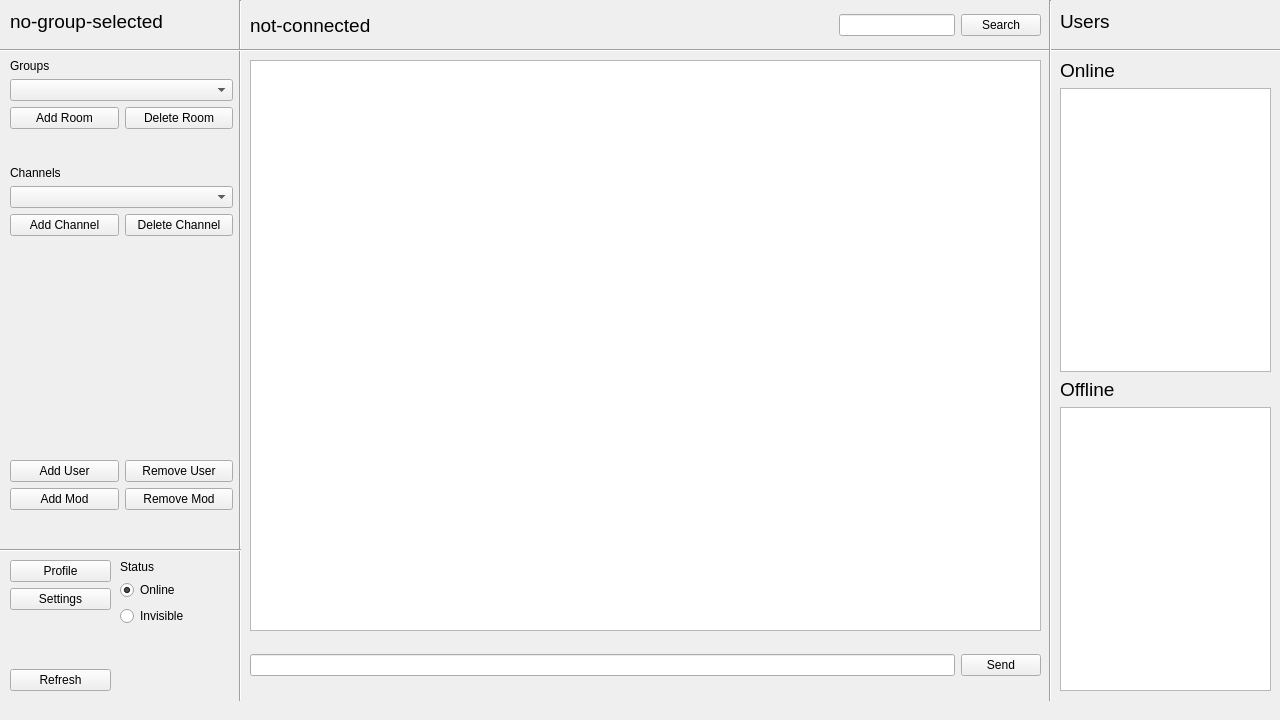
<?xml version="1.0" encoding="UTF-8"?>
<ui version="4.0">
 <class>MainWindow</class>
 <widget class="QMainWindow" name="MainWindow">
  <property name="geometry">
   <rect>
    <x>0</x>
    <y>0</y>
    <width>1280</width>
    <height>720</height>
   </rect>
  </property>
  <property name="windowTitle">
   <string>MainWindow</string>
  </property>
  <widget class="QWidget" name="centralwidget">
   <widget class="QStackedWidget" name="stackedWidget">
    <property name="geometry">
     <rect>
      <x>0</x>
      <y>0</y>
      <width>1280</width>
      <height>701</height>
     </rect>
    </property>
    <property name="currentIndex">
     <number>2</number>
    </property>
    <widget class="QWidget" name="LoginPage">
     <widget class="QLabel" name="label_8">
      <property name="geometry">
       <rect>
        <x>560</x>
        <y>150</y>
        <width>141</width>
        <height>61</height>
       </rect>
      </property>
      <property name="font">
       <font>
        <pointsize>20</pointsize>
        <weight>50</weight>
        <bold>false</bold>
       </font>
      </property>
      <property name="text">
       <string>&lt;html&gt;&lt;head/&gt;&lt;body&gt;&lt;p align=&quot;center&quot;&gt;&lt;span style=&quot; font-size:36pt; font-weight:600;&quot;&gt;Login&lt;/span&gt;&lt;/p&gt;&lt;/body&gt;&lt;/html&gt;</string>
      </property>
     </widget>
     <widget class="QWidget" name="verticalLayoutWidget_6">
      <property name="geometry">
       <rect>
        <x>480</x>
        <y>220</y>
        <width>301</width>
        <height>141</height>
       </rect>
      </property>
      <layout class="QVBoxLayout" name="verticalLayout_6">
       <item>
        <layout class="QFormLayout" name="formLayout_2">
         <item row="0" column="0">
          <widget class="QLabel" name="username">
           <property name="text">
            <string>Username</string>
           </property>
          </widget>
         </item>
         <item row="1" column="0">
          <widget class="QLabel" name="password">
           <property name="text">
            <string>Password</string>
           </property>
          </widget>
         </item>
         <item row="0" column="1">
          <widget class="QLineEdit" name="userEdit"/>
         </item>
         <item row="1" column="1">
          <widget class="QLineEdit" name="passEdit">
           <property name="inputMask">
            <string/>
           </property>
           <property name="echoMode">
            <enum>QLineEdit::Password</enum>
           </property>
          </widget>
         </item>
        </layout>
       </item>
       <item>
        <layout class="QHBoxLayout" name="horizontalLayout_5">
         <item>
          <widget class="QPushButton" name="loginButton">
           <property name="text">
            <string>Login</string>
           </property>
          </widget>
         </item>
         <item>
          <widget class="QPushButton" name="createAccButton">
           <property name="text">
            <string>Create Account</string>
           </property>
          </widget>
         </item>
        </layout>
       </item>
      </layout>
     </widget>
    </widget>
    <widget class="QWidget" name="SignupPage">
     <widget class="QLabel" name="label_9">
      <property name="geometry">
       <rect>
        <x>540</x>
        <y>150</y>
        <width>181</width>
        <height>61</height>
       </rect>
      </property>
      <property name="font">
       <font>
        <pointsize>20</pointsize>
        <weight>50</weight>
        <bold>false</bold>
       </font>
      </property>
      <property name="text">
       <string>&lt;html&gt;&lt;head/&gt;&lt;body&gt;&lt;p align=&quot;center&quot;&gt;&lt;span style=&quot; font-size:36pt; font-weight:600;&quot;&gt;Sign Up&lt;/span&gt;&lt;br/&gt;&lt;/p&gt;&lt;/body&gt;&lt;/html&gt;</string>
      </property>
     </widget>
     <widget class="QWidget" name="verticalLayoutWidget_7">
      <property name="geometry">
       <rect>
        <x>480</x>
        <y>220</y>
        <width>301</width>
        <height>141</height>
       </rect>
      </property>
      <layout class="QVBoxLayout" name="verticalLayout_7">
       <item>
        <layout class="QFormLayout" name="formLayout_3">
         <item row="0" column="0">
          <widget class="QLabel" name="signupUsername">
           <property name="text">
            <string>Username</string>
           </property>
          </widget>
         </item>
         <item row="1" column="0">
          <widget class="QLabel" name="signupPassword">
           <property name="text">
            <string>Password</string>
           </property>
          </widget>
         </item>
         <item row="0" column="1">
          <widget class="QLineEdit" name="signupUserEdit"/>
         </item>
         <item row="1" column="1">
          <widget class="QLineEdit" name="signupPassEdit">
           <property name="echoMode">
            <enum>QLineEdit::Password</enum>
           </property>
          </widget>
         </item>
        </layout>
       </item>
       <item>
        <layout class="QHBoxLayout" name="horizontalLayout_6">
         <item>
          <widget class="QPushButton" name="signupButton">
           <property name="text">
            <string>Sign Up</string>
           </property>
          </widget>
         </item>
         <item>
          <widget class="QPushButton" name="signupBackButton">
           <property name="text">
            <string>Back</string>
           </property>
          </widget>
         </item>
        </layout>
       </item>
      </layout>
     </widget>
    </widget>
    <widget class="QWidget" name="MessagingPage">
     <widget class="QWidget" name="horizontalLayoutWidget_2">
      <property name="geometry">
       <rect>
        <x>250</x>
        <y>640</y>
        <width>791</width>
        <height>51</height>
       </rect>
      </property>
      <layout class="QHBoxLayout" name="horizontalLayout_2">
       <item>
        <widget class="QLineEdit" name="sendInput"/>
       </item>
       <item>
        <widget class="QPushButton" name="sendButton">
         <property name="text">
          <string>Send</string>
         </property>
         <property name="autoDefault">
          <bool>false</bool>
         </property>
         <property name="default">
          <bool>false</bool>
         </property>
         <property name="flat">
          <bool>false</bool>
         </property>
        </widget>
       </item>
      </layout>
     </widget>
     <widget class="QWidget" name="verticalLayoutWidget_3">
      <property name="geometry">
       <rect>
        <x>10</x>
        <y>560</y>
        <width>101</width>
        <height>131</height>
       </rect>
      </property>
      <layout class="QVBoxLayout" name="verticalLayout_3">
       <item>
        <widget class="QPushButton" name="profileButton">
         <property name="text">
          <string>Profile</string>
         </property>
        </widget>
       </item>
       <item>
        <widget class="QPushButton" name="settingsButton">
         <property name="text">
          <string>Settings</string>
         </property>
        </widget>
       </item>
       <item>
        <spacer name="verticalSpacer_3">
         <property name="orientation">
          <enum>Qt::Vertical</enum>
         </property>
         <property name="sizeHint" stdset="0">
          <size>
           <width>20</width>
           <height>40</height>
          </size>
         </property>
        </spacer>
       </item>
       <item>
        <widget class="QPushButton" name="refreshButton">
         <property name="text">
          <string>Refresh</string>
         </property>
        </widget>
       </item>
      </layout>
     </widget>
     <widget class="Line" name="line">
      <property name="geometry">
       <rect>
        <x>230</x>
        <y>0</y>
        <width>21</width>
        <height>701</height>
       </rect>
      </property>
      <property name="orientation">
       <enum>Qt::Vertical</enum>
      </property>
     </widget>
     <widget class="QWidget" name="verticalLayoutWidget_2">
      <property name="geometry">
       <rect>
        <x>10</x>
        <y>10</y>
        <width>223</width>
        <height>531</height>
       </rect>
      </property>
      <layout class="QVBoxLayout" name="verticalLayout_2">
       <item>
        <widget class="QLabel" name="roomLabel">
         <property name="font">
          <font>
           <pointsize>14</pointsize>
          </font>
         </property>
         <property name="text">
          <string>no-group-selected</string>
         </property>
        </widget>
       </item>
       <item>
        <spacer name="horizontalSpacer_6">
         <property name="orientation">
          <enum>Qt::Horizontal</enum>
         </property>
         <property name="sizeHint" stdset="0">
          <size>
           <width>40</width>
           <height>20</height>
          </size>
         </property>
        </spacer>
       </item>
       <item>
        <widget class="QLabel" name="channelLabel_3">
         <property name="text">
          <string>Groups</string>
         </property>
        </widget>
       </item>
       <item>
        <widget class="QComboBox" name="roomDropDown"/>
       </item>
       <item>
        <layout class="QHBoxLayout" name="horizontalLayout_8">
         <item>
          <widget class="QPushButton" name="addRoomButton">
           <property name="text">
            <string>Add Room</string>
           </property>
          </widget>
         </item>
         <item>
          <widget class="QPushButton" name="deleteRoomButton">
           <property name="text">
            <string>Delete Room</string>
           </property>
          </widget>
         </item>
        </layout>
       </item>
       <item>
        <spacer name="verticalSpacer_11">
         <property name="orientation">
          <enum>Qt::Vertical</enum>
         </property>
         <property name="sizeHint" stdset="0">
          <size>
           <width>20</width>
           <height>40</height>
          </size>
         </property>
        </spacer>
       </item>
       <item>
        <widget class="QLabel" name="channelLabel_2">
         <property name="text">
          <string>Channels</string>
         </property>
        </widget>
       </item>
       <item>
        <widget class="QComboBox" name="channelDropDown"/>
       </item>
       <item>
        <layout class="QHBoxLayout" name="horizontalLayout_7">
         <item>
          <widget class="QPushButton" name="addChannelButton">
           <property name="text">
            <string>Add Channel</string>
           </property>
          </widget>
         </item>
         <item>
          <widget class="QPushButton" name="deleteChannelButton">
           <property name="text">
            <string>Delete Channel</string>
           </property>
          </widget>
         </item>
        </layout>
       </item>
       <item>
        <spacer name="verticalSpacer_10">
         <property name="orientation">
          <enum>Qt::Vertical</enum>
         </property>
         <property name="sizeHint" stdset="0">
          <size>
           <width>20</width>
           <height>40</height>
          </size>
         </property>
        </spacer>
       </item>
       <item>
        <spacer name="verticalSpacer_9">
         <property name="orientation">
          <enum>Qt::Vertical</enum>
         </property>
         <property name="sizeHint" stdset="0">
          <size>
           <width>20</width>
           <height>40</height>
          </size>
         </property>
        </spacer>
       </item>
       <item>
        <spacer name="verticalSpacer_8">
         <property name="orientation">
          <enum>Qt::Vertical</enum>
         </property>
         <property name="sizeHint" stdset="0">
          <size>
           <width>20</width>
           <height>40</height>
          </size>
         </property>
        </spacer>
       </item>
       <item>
        <spacer name="verticalSpacer_7">
         <property name="orientation">
          <enum>Qt::Vertical</enum>
         </property>
         <property name="sizeHint" stdset="0">
          <size>
           <width>20</width>
           <height>40</height>
          </size>
         </property>
        </spacer>
       </item>
       <item>
        <spacer name="verticalSpacer_6">
         <property name="orientation">
          <enum>Qt::Vertical</enum>
         </property>
         <property name="sizeHint" stdset="0">
          <size>
           <width>20</width>
           <height>40</height>
          </size>
         </property>
        </spacer>
       </item>
       <item>
        <spacer name="verticalSpacer_5">
         <property name="orientation">
          <enum>Qt::Vertical</enum>
         </property>
         <property name="sizeHint" stdset="0">
          <size>
           <width>20</width>
           <height>40</height>
          </size>
         </property>
        </spacer>
       </item>
       <item>
        <spacer name="verticalSpacer_4">
         <property name="orientation">
          <enum>Qt::Vertical</enum>
         </property>
         <property name="sizeHint" stdset="0">
          <size>
           <width>20</width>
           <height>40</height>
          </size>
         </property>
        </spacer>
       </item>
       <item>
        <layout class="QHBoxLayout" name="horizontalLayout_9">
         <item>
          <widget class="QPushButton" name="addUserButton">
           <property name="text">
            <string>Add User</string>
           </property>
          </widget>
         </item>
         <item>
          <widget class="QPushButton" name="removeUserButton">
           <property name="text">
            <string>Remove User</string>
           </property>
          </widget>
         </item>
        </layout>
       </item>
       <item>
        <layout class="QHBoxLayout" name="horizontalLayout_11">
         <item>
          <widget class="QPushButton" name="addModButton">
           <property name="text">
            <string>Add Mod</string>
           </property>
          </widget>
         </item>
         <item>
          <widget class="QPushButton" name="removeModButton">
           <property name="text">
            <string>Remove Mod</string>
           </property>
          </widget>
         </item>
        </layout>
       </item>
       <item>
        <spacer name="verticalSpacer_2">
         <property name="orientation">
          <enum>Qt::Vertical</enum>
         </property>
         <property name="sizeHint" stdset="0">
          <size>
           <width>20</width>
           <height>40</height>
          </size>
         </property>
        </spacer>
       </item>
      </layout>
     </widget>
     <widget class="QTextBrowser" name="messageLog">
      <property name="geometry">
       <rect>
        <x>250</x>
        <y>60</y>
        <width>791</width>
        <height>571</height>
       </rect>
      </property>
      <property name="html">
       <string>&lt;!DOCTYPE HTML PUBLIC &quot;-//W3C//DTD HTML 4.0//EN&quot; &quot;http://www.w3.org/TR/REC-html40/strict.dtd&quot;&gt;
&lt;html&gt;&lt;head&gt;&lt;meta name=&quot;qrichtext&quot; content=&quot;1&quot; /&gt;&lt;style type=&quot;text/css&quot;&gt;
p, li { white-space: pre-wrap; }
&lt;/style&gt;&lt;/head&gt;&lt;body style=&quot; font-family:'Ubuntu'; font-size:11pt; font-weight:400; font-style:normal;&quot;&gt;
&lt;p style=&quot;-qt-paragraph-type:empty; margin-top:0px; margin-bottom:0px; margin-left:0px; margin-right:0px; -qt-block-indent:0; text-indent:0px; font-family:'MS Shell Dlg 2'; font-size:8.25pt;&quot;&gt;&lt;br /&gt;&lt;/p&gt;&lt;/body&gt;&lt;/html&gt;</string>
      </property>
     </widget>
     <widget class="QWidget" name="verticalLayoutWidget_4">
      <property name="geometry">
       <rect>
        <x>120</x>
        <y>560</y>
        <width>111</width>
        <height>135</height>
       </rect>
      </property>
      <layout class="QVBoxLayout" name="verticalLayout_4">
       <item>
        <widget class="QLabel" name="statusLabel">
         <property name="text">
          <string>Status</string>
         </property>
        </widget>
       </item>
       <item>
        <widget class="QRadioButton" name="onlineRadio">
         <property name="text">
          <string>Online</string>
         </property>
         <property name="checked">
          <bool>true</bool>
         </property>
        </widget>
       </item>
       <item>
        <widget class="QRadioButton" name="invisibleRadio">
         <property name="text">
          <string>Invisible</string>
         </property>
        </widget>
       </item>
       <item>
        <spacer name="verticalSpacer">
         <property name="orientation">
          <enum>Qt::Vertical</enum>
         </property>
         <property name="sizeHint" stdset="0">
          <size>
           <width>20</width>
           <height>40</height>
          </size>
         </property>
        </spacer>
       </item>
      </layout>
     </widget>
     <widget class="Line" name="line_5">
      <property name="geometry">
       <rect>
        <x>0</x>
        <y>40</y>
        <width>1281</width>
        <height>20</height>
       </rect>
      </property>
      <property name="orientation">
       <enum>Qt::Horizontal</enum>
      </property>
     </widget>
     <widget class="Line" name="line_3">
      <property name="geometry">
       <rect>
        <x>0</x>
        <y>540</y>
        <width>241</width>
        <height>20</height>
       </rect>
      </property>
      <property name="orientation">
       <enum>Qt::Horizontal</enum>
      </property>
     </widget>
     <widget class="QWidget" name="verticalLayoutWidget_5">
      <property name="geometry">
       <rect>
        <x>1060</x>
        <y>10</y>
        <width>211</width>
        <height>681</height>
       </rect>
      </property>
      <layout class="QVBoxLayout" name="verticalLayout_5">
       <item>
        <widget class="QLabel" name="usersLabel">
         <property name="font">
          <font>
           <pointsize>14</pointsize>
          </font>
         </property>
         <property name="text">
          <string>Users</string>
         </property>
        </widget>
       </item>
       <item>
        <spacer name="horizontalSpacer_5">
         <property name="orientation">
          <enum>Qt::Horizontal</enum>
         </property>
         <property name="sizeHint" stdset="0">
          <size>
           <width>40</width>
           <height>20</height>
          </size>
         </property>
        </spacer>
       </item>
       <item>
        <widget class="QLabel" name="usersLabel_2">
         <property name="font">
          <font>
           <pointsize>14</pointsize>
          </font>
         </property>
         <property name="text">
          <string>Online</string>
         </property>
        </widget>
       </item>
       <item>
        <widget class="QListWidget" name="onlineUserList">
         <property name="enabled">
          <bool>true</bool>
         </property>
         <property name="font">
          <font>
           <pointsize>8</pointsize>
          </font>
         </property>
        </widget>
       </item>
       <item>
        <widget class="QLabel" name="usersLabel_3">
         <property name="font">
          <font>
           <pointsize>14</pointsize>
          </font>
         </property>
         <property name="text">
          <string>Offline</string>
         </property>
        </widget>
       </item>
       <item>
        <widget class="QListWidget" name="offlineUserList">
         <property name="enabled">
          <bool>true</bool>
         </property>
         <property name="font">
          <font>
           <pointsize>8</pointsize>
          </font>
         </property>
        </widget>
       </item>
      </layout>
     </widget>
     <widget class="Line" name="line_4">
      <property name="geometry">
       <rect>
        <x>1040</x>
        <y>0</y>
        <width>20</width>
        <height>701</height>
       </rect>
      </property>
      <property name="orientation">
       <enum>Qt::Vertical</enum>
      </property>
     </widget>
     <widget class="QWidget" name="horizontalLayoutWidget">
      <property name="geometry">
       <rect>
        <x>250</x>
        <y>10</y>
        <width>791</width>
        <height>31</height>
       </rect>
      </property>
      <layout class="QHBoxLayout" name="horizontalLayout">
       <item>
        <widget class="QLabel" name="channelLabel">
         <property name="font">
          <font>
           <pointsize>14</pointsize>
          </font>
         </property>
         <property name="text">
          <string>not-connected</string>
         </property>
        </widget>
       </item>
       <item>
        <spacer name="horizontalSpacer">
         <property name="orientation">
          <enum>Qt::Horizontal</enum>
         </property>
         <property name="sizeHint" stdset="0">
          <size>
           <width>40</width>
           <height>20</height>
          </size>
         </property>
        </spacer>
       </item>
       <item>
        <spacer name="horizontalSpacer_2">
         <property name="orientation">
          <enum>Qt::Horizontal</enum>
         </property>
         <property name="sizeHint" stdset="0">
          <size>
           <width>40</width>
           <height>20</height>
          </size>
         </property>
        </spacer>
       </item>
       <item>
        <spacer name="horizontalSpacer_3">
         <property name="orientation">
          <enum>Qt::Horizontal</enum>
         </property>
         <property name="sizeHint" stdset="0">
          <size>
           <width>40</width>
           <height>20</height>
          </size>
         </property>
        </spacer>
       </item>
       <item>
        <spacer name="horizontalSpacer_4">
         <property name="orientation">
          <enum>Qt::Horizontal</enum>
         </property>
         <property name="sizeHint" stdset="0">
          <size>
           <width>40</width>
           <height>20</height>
          </size>
         </property>
        </spacer>
       </item>
       <item>
        <widget class="QLineEdit" name="searchInput"/>
       </item>
       <item>
        <widget class="QPushButton" name="searchButton">
         <property name="text">
          <string>Search</string>
         </property>
        </widget>
       </item>
      </layout>
     </widget>
    </widget>
    <widget class="QWidget" name="SettingsPage">
     <widget class="QLabel" name="label">
      <property name="geometry">
       <rect>
        <x>10</x>
        <y>0</y>
        <width>271</width>
        <height>41</height>
       </rect>
      </property>
      <property name="font">
       <font>
        <pointsize>20</pointsize>
        <weight>50</weight>
        <bold>false</bold>
       </font>
      </property>
      <property name="text">
       <string>Application Settings</string>
      </property>
     </widget>
     <widget class="QWidget" name="horizontalLayoutWidget_3">
      <property name="geometry">
       <rect>
        <x>10</x>
        <y>60</y>
        <width>351</width>
        <height>61</height>
       </rect>
      </property>
      <layout class="QHBoxLayout" name="horizontalLayout_3">
       <item>
        <layout class="QFormLayout" name="formLayout">
         <item row="0" column="0">
          <widget class="QLabel" name="label_2">
           <property name="text">
            <string>Host:</string>
           </property>
          </widget>
         </item>
         <item row="0" column="1">
          <widget class="QLineEdit" name="hostEdit">
           <property name="text">
            <string>127.0.0.1</string>
           </property>
          </widget>
         </item>
         <item row="1" column="0">
          <widget class="QLabel" name="label_3">
           <property name="text">
            <string>Port:</string>
           </property>
          </widget>
         </item>
         <item row="1" column="1">
          <widget class="QSpinBox" name="portSpinBox">
           <property name="maximum">
            <number>99999</number>
           </property>
           <property name="value">
            <number>1883</number>
           </property>
          </widget>
         </item>
        </layout>
       </item>
       <item>
        <widget class="QPushButton" name="buttonConnect">
         <property name="text">
          <string>Connect</string>
         </property>
        </widget>
       </item>
      </layout>
     </widget>
     <widget class="QWidget" name="horizontalLayoutWidget_4">
      <property name="geometry">
       <rect>
        <x>10</x>
        <y>660</y>
        <width>1261</width>
        <height>31</height>
       </rect>
      </property>
      <layout class="QHBoxLayout" name="horizontalLayout_4">
       <item>
        <widget class="QPushButton" name="backButton">
         <property name="text">
          <string>Back</string>
         </property>
        </widget>
       </item>
       <item>
        <spacer name="horizontalSpacer_8">
         <property name="orientation">
          <enum>Qt::Horizontal</enum>
         </property>
         <property name="sizeHint" stdset="0">
          <size>
           <width>40</width>
           <height>20</height>
          </size>
         </property>
        </spacer>
       </item>
      </layout>
     </widget>
     <widget class="Line" name="line_6">
      <property name="geometry">
       <rect>
        <x>0</x>
        <y>40</y>
        <width>1271</width>
        <height>16</height>
       </rect>
      </property>
      <property name="orientation">
       <enum>Qt::Horizontal</enum>
      </property>
     </widget>
    </widget>
   </widget>
  </widget>
  <widget class="QMenuBar" name="menuBar">
   <property name="geometry">
    <rect>
     <x>0</x>
     <y>0</y>
     <width>1280</width>
     <height>22</height>
    </rect>
   </property>
  </widget>
 </widget>
 <resources/>
 <connections/>
</ui>
